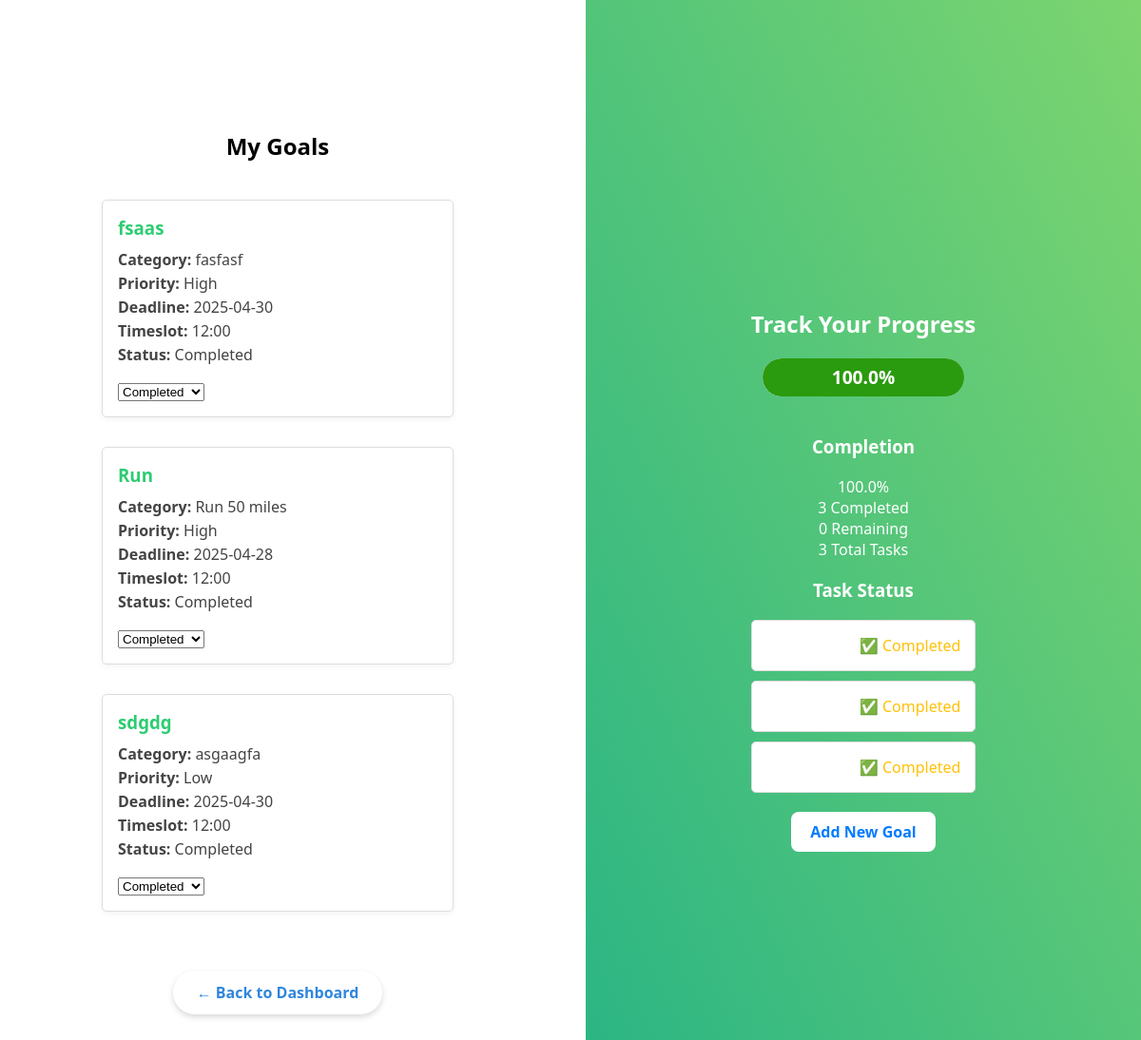
/goals/view (signed in), run on the app's committed database.
### models/goal.py (models this page shows)
class Goal(db.Model):
    id = db.Column(db.Integer, primary_key=True)
    title = db.Column(db.String(150), nullable=False)
    category = db.Column(db.String(100))
    deadline = db.Column(db.Date)
    notes = db.Column(db.Text)
    created_at = db.Column(db.DateTime, default=datetime.utcnow)
    user_id = db.Column(db.Integer, db.ForeignKey('user.id'), nullable=False)
    priority = db.Column(db.Integer, default=1)
    completion = db.Column(db.Boolean, default=False)
    start_time = db.Column(db.Time)

### routes/goal.py (the view)
@goal_bp.route('/view')
@login_required
def view_goals():
    user_goals = Goal.query.filter_by(user_id=current_user.id).order_by(Goal.priority.asc(), Goal.created_at.desc()).all()
    completed_goals = sum(1 for g in user_goals if g.completion)
    total_goals = len(user_goals)
    completion_rate = (completed_goals / total_goals * 100) if total_goals > 0 else 0
    return render_template(
        'goal/view_goals.html',
        goals=user_goals,
        completed_goals=completed_goals,
        total_goals=total_goals,
        completion_rate=completion_rate
    )

### app.py (called while the page is built)
@login_manager.user_loader
def load_user(user_id):
    return User.query.get(int(user_id))

### templates/goal/view_goals.html (shortened to what this page needs)
<!DOCTYPE html>
<html lang="en">
<head>
    <link rel="stylesheet" href="{{ url_for('static', filename='css/styles.css') }}">
</head>
<body>
    <div class="container">
        <div class="left-panel">
            <h2>My Goals</h2>
            <div class="goal-list">
                {% if goals %}
                    {% for goal in goals %}
                    <div class="goal-card">
                        <h3>{{ goal.title }}</h3>
                        <p><strong>Category:</strong> {{ goal.category }}</p>
                        <p><strong>Priority:</strong> <span class="priority-{{ goal.priority|lower }}">{% if goal.priority == 0 %}High
                            {% elif goal.priority == 1 %}Medium
                            {% else %}Low
                            {% endif %}</span></p>
                        <p><strong>Deadline:</strong> {{ goal.deadline.strftime('%Y-%m-%d') }}</p>
                        <p><strong>Timeslot:</strong> {{ goal.start_time.strftime('%H:%M') }} </p>
                        <p><strong>Status:</strong> {{ 'Completed' if goal.completion else 'In Progress' }}</p>
                        <div class="task-actions">
                            <form action="{{ url_for('goal.update_goal', goal_id=goal.id) }}" method="POST">
                                <select name="completion" onchange="this.form.submit()">
                                    <option value="True" {% if goal.completion %}selected{% endif %}>Completed</option>
                                </select>
                            </form>
                        </div>
                    </div>
                    {% endfor %}
                {% else %}
                    <p>No goals declared yet.</p>
                {% endif %}
            </div>
            <p class="alt-link">
                <a href="{{ url_for('main.dashboard') }}" class="back-dashboard-btn">← Back to Dashboard</a>
            </p>
        </div>
        <div class="right-panel">
            <div class="right-panel-content">
                <h2>Track Your Progress</h2>
                <div class="progress-container-bar">
                    <div class="progress-outer">
                        <div class="progress-inner" style="width: {{ completion_rate }}%;">
                            {{ "%.1f"|format(completion_rate) }}%
                        </div>
                    </div>
                </div>
                <div class="progress-stats">
                    <div class="progress-card">
                        <h3>Completion</h3>
                        <div class="progress-bar">
                            <div class="progress-fill" style="width: {{ completion_rate }}%;">
                                {{ "%.1f"|format(completion_rate) }}%
                            </div>
                        </div>
                    </div>
                    <div class="stats-grid">
                        <div class="stat-card">
                            <span class="stat-number">{{ completed_goals }}</span>
                            <span class="stat-label">Completed</span>
                        </div>
                        <div class="stat-card">
                            <span class="stat-number">{{ total_goals - completed_goals }}</span>
                            <span class="stat-label">Remaining</span>
                        </div>
                        <div class="stat-card">
                            <span class="stat-number">{{ total_goals }}</span>
                            <span class="stat-label">Total Tasks</span>
                        </div>
                    </div>
                </div>
                <div class="task-breakdown">
                    <h3>Task Status</h3>
                    <ul class="task-list">
                        {% for task in goals %}
                        <li class="task-item {{ 'completed' if task.completion else 'pending' }}">
                            <strong>{{ task.title }}</strong>
                            <span class="status-badge">
                                {% if task.completion %}
                                    ✅ Completed
                                {% else %}
                                    ⏳ Pending
                                {% endif %}
                            </span>
                        </li>
                        {% endfor %}
                    </ul>
                </div>
                <div class="goal-footer">
                    <a href="{{ url_for('goal.declare_goal') }}">Add New Goal</a>
                </div>
            </div>
        </div>
    </div>
</body>
</html>

### static/css/styles.css (style rules this page uses)
body { margin: 0; padding: 0; font-family: 'Segoe UI', sans-serif; display: flex; height: 100vh; }
.container { display: flex; width: 100vw; height: 150vh; }
.left-panel, .right-panel { flex: 1; display: flex; align-items: center; justify-content: center; flex-direction: column; padding: 40px; box-sizing: border-box; height: 150vh; }
.left-panel { background-color: #fff; color: black; }
.right-panel { background: linear-gradient(to top right, #28b485, #7dd56f); color: white; text-align: center; }
.goal-list { display: flex; flex-direction: column; gap: 15px; margin-top: 20px; }
.goal-card { width: 21rem; background-color: white; padding: 15px 20px; border-radius: 10px; border: 1px solid #ddd; box-shadow: 0 2px 6px rgba(0, 0, 0, 0.05); }
.goal-card h3 { margin: 0 0 10px; color: #2ecc71; }
.goal-card p { margin: 3px 0; color: #444; }
.task-list { list-style: none; padding: 0; }
.task-item { background: #fff; border: 1px solid #ddd; padding: 15px; margin-bottom: 10px; border-radius: 5px; display: flex; justify-content: space-between; align-items: center; }
.task-actions { display: flex; gap: 10px; }
.status-badge { color: #ffc107; }
.container { display: flex; gap: 2rem; }
.goal-card { border: 1px solid #ddd; padding: 1rem; margin-bottom: 1rem; border-radius: 5px; }
.task-actions { margin-top: 1rem; }
.progress-container-bar { width: 90%; margin: 20px auto 40px auto; }
.progress-outer { background-color: #e0e0e0; border-radius: 50px; height: 40px; width: 100%; box-shadow: inset 0 1px 3px rgba(0,0,0,0.2); overflow: hidden; }
.progress-inner { background-color: hsl(108, 83%, 33%); height: 100%; border-radius: 50px 0 0 50px; text-align: center; line-height: 40px; color: white; font-weight: bold; font-size: 1.2rem; transition: width 0.6s ease; }
.goal-footer { margin-top: 20px; text-align: center; }
.goal-footer a { display: inline-block; padding: 10px 20px; background-color: white; color: #007BFF; text-decoration: none; border-radius: 8px; font-weight: bold; transition: background-color 0.3s ease; }
.back-dashboard-btn { margin-top: 30px; display: inline-block; padding: 12px 25px; background-color: #ffffff; color: #2e86de; font-weight: bold; border-radius: 30px; text-decoration: none; font-size: 16px; transition: all 0.3s ease; box-shadow: 0 3px 6px rgba(0,0,0,0.15); }
body { display: flex; margin: 0; }

### data on the page
Goal: title "fsaas", category "fasfasf", priority "High", deadline "2025-04-30", start_time "12:00", completion "Completed", shows "✅ Completed"
Goal: title "Run", category "Run 50 miles", priority "High", deadline "2025-04-28", start_time "12:00", completion "Completed", shows "✅ Completed"
Goal: title "sdgdg", category "asgaagfa", priority "Low", deadline "2025-04-30", start_time "12:00", completion "Completed", shows "✅ Completed"

### other printed values
{{ "%.1f"|format(completion_rate) }} "100.0"
{{ completed_goals }} "3"
{{ total_goals - completed_goals }} "0"
{{ total_goals }} "3"
